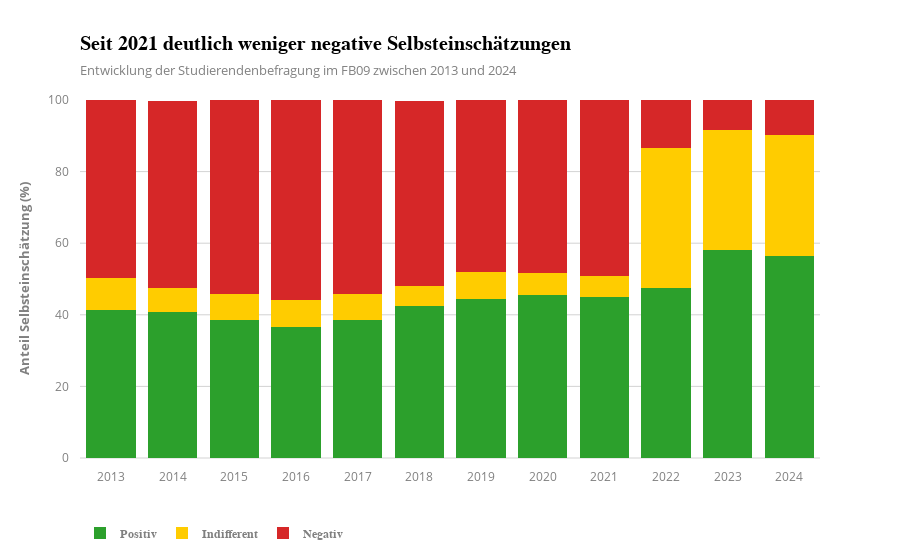

Notebook code for this chart:
### Code cell
import plotly.express as px

# DataFrame für Plot umstrukturieren
df_leistung_melted = df_leistung.melt(id_vars="Jahr", var_name="Einschätzung", value_name="Prozent")

# Farben für die drei Kategorien definieren
color_map = {
    "Positiv": "#2ca02c",   # Grün
    "Indifferent": "#ffcc00",  # Gelb
    "Negativ": "#d62728"   # Rot
}

# Kürzere Labels für die Legende
label_map = {
    "Gewichteter Positiv (%)": "Positiv",
    "Gewichteter Indifferent (%)": "Indifferent",
    "Gewichteter Negativ (%)": "Negativ"
}

df_leistung_melted["Einschätzung"] = df_leistung_melted["Einschätzung"].map(label_map)

# Gestapeltes Balkendiagramm erstellen
fig = px.bar(
    df_leistung_melted,
    x="Jahr",
    y="Prozent",
    color="Einschätzung",
    barmode="stack",
    title="Seit 2021 deutlich weniger negative Selbsteinschätzungen",
    subtitle="Entwicklung der Studierendenbefragung im FB09 zwischen 2013 und 2024",
    color_discrete_map=color_map,  
    template="infoviz"
)

# Layout-Anpassungen für die Legende
fig.update_layout(
    yaxis=dict(range=[0, 100], title="Anteil Selbsteinschätzung (%)"),
    xaxis=dict(title="", dtick=1),
    legend=dict(
        title_text="",  # Titel der Legende
        orientation="h",  # Horizontal anordnen
        yanchor="bottom", y=-0.25,  # Leicht über den Plot verschieben
        xanchor="left", x=0,  # Rechtsbündig
        font=dict(family="Arial", weight="bold", color="grey"),
    )
)

fig.show()

### Figure 1 — Plotly figure (JSON) as saved in the notebook; plotly's stock layout.template omitted (floating-point values rounded to 4 significant figures)
{"data": [{"hovertemplate": "Einschätzung=Positiv<br>Jahr=%{x}<br>Prozent=%{y}<extra></extra>", "legendgroup": "Positiv", "marker": {"color": "#2ca02c", "pattern": {"shape": ""}}, "name": "Positiv", "orientation": "v", "showlegend": true, "textposition": "auto", "type": "bar", "x": ["2013", "2014", "2015", "2016", "2017", "2018", "2019", "2020", "2021", "2022", "2023", "2024"], "xaxis": "x", "y": [41.38, 40.66, 38.47, 36.62, 38.49, 42.49, 44.33, 45.55, 44.84, 47.38, 58.06, 56.45], "yaxis": "y"}, {"hovertemplate": "Einschätzung=Indifferent<br>Jahr=%{x}<br>Prozent=%{y}<extra></extra>", "legendgroup": "Indifferent", "marker": {"color": "#ffcc00", "pattern": {"shape": ""}}, "name": "Indifferent", "orientation": "v", "showlegend": true, "textposition": "auto", "type": "bar", "x": ["2013", "2014", "2015", "2016", "2017", "2018", "2019", "2020", "2021", "2022", "2023", "2024"], "xaxis": "x", "y": [8.935, 6.868, 7.246, 7.603, 7.359, 5.663, 7.727, 6.032, 5.972, 39.08, 33.67, 33.71], "yaxis": "y"}, {"hovertemplate": "Einschätzung=Negativ<br>Jahr=%{x}<br>Prozent=%{y}<extra></extra>", "legendgroup": "Negativ", "marker": {"color": "#d62728", "pattern": {"shape": ""}}, "name": "Negativ", "orientation": "v", "showlegend": true, "textposition": "auto", "type": "bar", "x": ["2013", "2014", "2015", "2016", "2017", "2018", "2019", "2020", "2021", "2022", "2023", "2024"], "xaxis": "x", "y": [49.7, 52.25, 54.47, 55.74, 54.07, 51.66, 47.93, 48.35, 49.2, 13.8, 8.198, 9.739], "yaxis": "y"}], "layout": {"barmode": "stack", "legend": {"font": {"color": "grey", "family": "Arial", "weight": "bold"}, "orientation": "h", "title": {"text": ""}, "tracegroupgap": 0, "x": 0, "xanchor": "left", "y": -0.25, "yanchor": "bottom"}, "title": {"subtitle": {"text": "Entwicklung der Studierendenbefragung im FB09 zwischen 2013 und 2024"}, "text": "Seit 2021 deutlich weniger negative Selbsteinschätzungen"}, "xaxis": {"anchor": "y", "domain": [0, 1], "dtick": 1, "title": {"text": ""}}, "yaxis": {"anchor": "x", "domain": [0, 1], "range": [0, 100], "title": {"text": "Anteil Selbsteinschätzung (%)"}}}}
